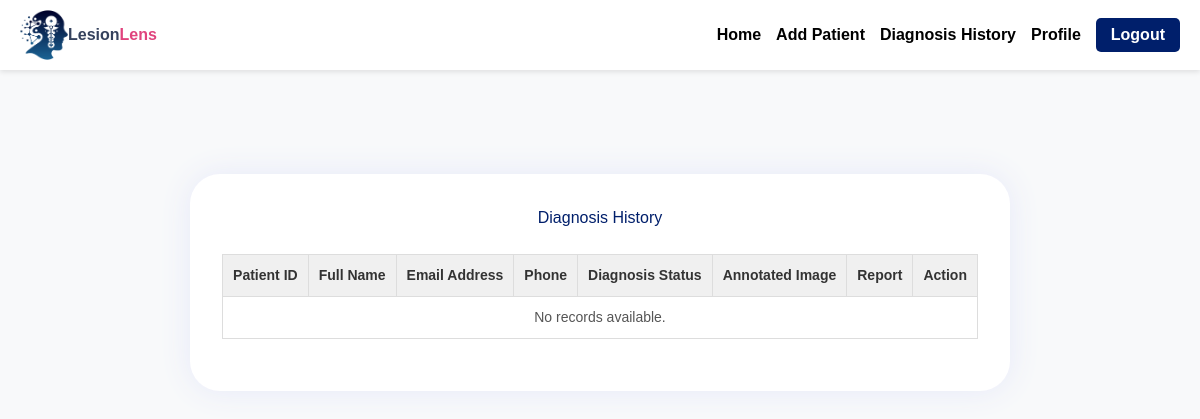
The app's page /diagnosis-history/ (signed in), older data.
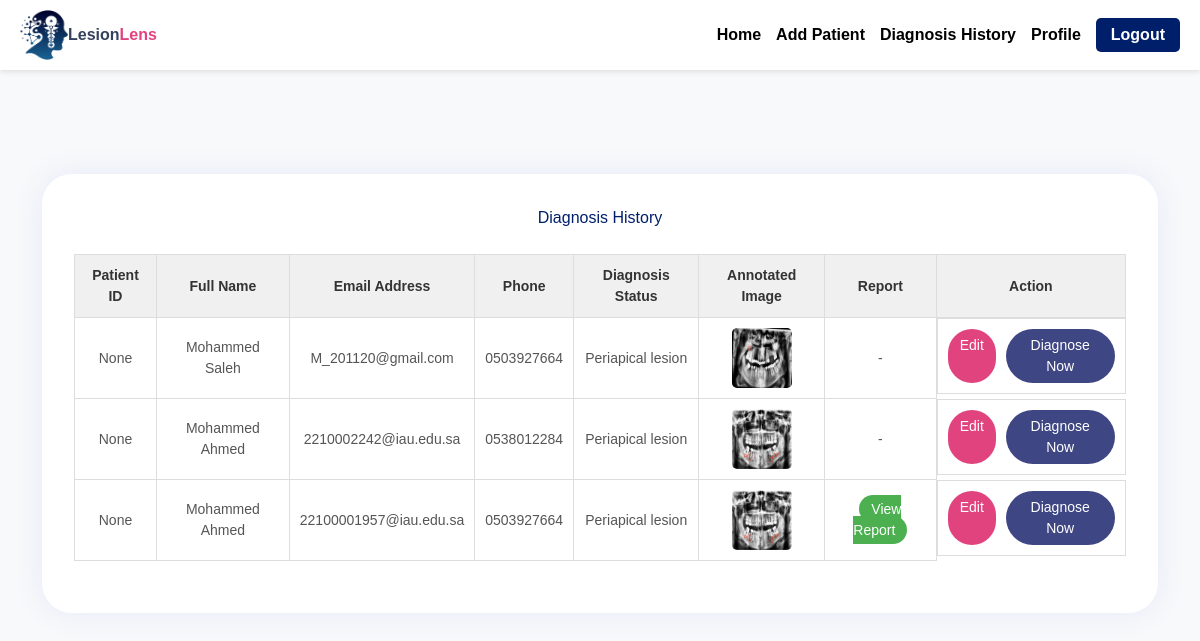
The same page, newer data.
### base/models.py (models this page shows, shortened)
class Patient(models.Model):
    patient_id = models.CharField(max_length=20, unique=True, blank=False, null=False)
    full_name = models.CharField(max_length=100)
    email = models.EmailField(unique=True)
    phone = models.CharField(max_length=20)
    gender = models.CharField(max_length=10)
    age = models.IntegerField()
    city = models.CharField(max_length=100)
    weight = models.FloatField()
    height = models.FloatField()
    description = models.TextField(blank=True)
    created_by = models.ForeignKey(CustomUser, on_delete=models.CASCADE, null=True)

class Diagnosis(models.Model):
    patient = models.ForeignKey(Patient, on_delete=models.CASCADE)
    diagnosed_by = models.ForeignKey(
        CustomUser,
        on_delete=models.SET_NULL,
        null=True,
        limit_choices_to={'role': 'specialist'}
    )
    image = models.ImageField(upload_to='diagnosis_images/')
    date = models.DateField(auto_now_add=True)
    status = models.CharField(
        max_length=20,
        choices=[('Lesion', 'Lesion'), ('Non-Lesion', 'Non-Lesion'), ('Pending', 'Pending')],
        default='Pending'
    )
    report_pdf = models.FileField(upload_to='diagnosis_reports/', null=True, blank=True)

### base/views.py (the view)
# urls.py: path('diagnosis-history/', views.diagnosis_history, name='diagnosis_history'),
@approved_specialist_required
def diagnosis_history(request):
    user = request.user
    patients = Patient.objects.filter(created_by=user).prefetch_related('diagnosis_set')
    records = []
    for patient in patients:
        latest_diagnosis = patient.diagnosis_set.order_by('-date').first()
        records.append({
            'patient': patient,
            'diagnosis': latest_diagnosis
        })
    return render(request, 'diagnosis_history.html', {'records': records})

### base/templates/diagnosis_history.html (shortened to what this page needs)
{% extends 'main.html' %}
{% load static %}
{% block content %}
<div class="screen-1">
    <span>Diagnosis History</span>
    <table>
        <thead>
            <tr>
                <th>Patient ID</th>
                <th>Full Name</th>
                <th>Email Address</th>
                <th>Phone</th>
                <th>Diagnosis Status</th>
                <th>Annotated Image</th>
                <th>Report</th>
                <th>Action</th>
            </tr>
        </thead>
        <tbody>
            {% for record in records %}
            <tr>
                <td>{{ record.patient.patient_id }}</td>
                <td>{{ record.patient.full_name }}</td>
                <td>{{ record.patient.email }}</td>
                <td>{{ record.patient.phone }}</td>
                <td>
                    {% if record.diagnosis %}
                        {{ record.diagnosis.status }}
                    {% else %}
                        Pending
                    {% endif %}
                </td>
                <td>
                    {% if record.diagnosis and record.diagnosis.image %}
                        <a href="{{ record.diagnosis.image.url }}" target="_blank">
                            <img src="{{ record.diagnosis.image.url }}" alt="Annotated"
                                 style="height: 60px; border-radius: 5px;">
                        </a>
                    {% else %}
                        -
                    {% endif %}
                </td>
                <td>
                    {% if record.diagnosis and record.diagnosis.report_pdf %}
                        <a href="{{ record.diagnosis.report_pdf.url }}" target="_blank"
                           class="diagnosis-button"
                           style="background-color: #4CAF50; color: white; padding: 6px 12px; border-radius: 30px; text-decoration: none; font-size: 14px;">
                            View Report
                        </a>
                    {% else %}
                        -
                    {% endif %}
                </td>
                <td style="display: flex; gap: 10px; justify-content: center;">
                    <a href="{% url 'edit_patient' record.patient.id %}" class="diagnosis-button"
                       style="padding: 6px 12px; border-radius: 30px; background-color: #e0437d; color: white; font-size: 14px; text-decoration: none;">
                        Edit
                    </a>
                    <a href="{% url 'home' %}?email={{ record.patient.email }}&name={{ record.patient.full_name|urlencode }}"
                       class="diagnosis-button"
                       style="padding: 6px 12px; border-radius: 30px; background-color: #3e4684; color: white; font-size: 14px; text-decoration: none;">
                        Diagnose Now
                    </a>
                </td>
            </tr>
            {% empty %}
            <tr>
                <td colspan="8">No records available.</td>
            </tr>
            {% endfor %}
        </tbody>
    </table>
</div>
{% endblock %}

### base/templates/main.html (shortened to what this page needs)
{% load static %}
<!DOCTYPE html>
<html lang="en">
<head>
    <link href="https://cdn.jsdelivr.net/npm/bootstrap@5.3.2/dist/css/bootstrap.min.css" rel="stylesheet">
     <link rel="stylesheet" href="{% static 'css/styles.css' %}">
    <link rel="stylesheet" href="https://cdnjs.cloudflare.com/ajax/libs/font-awesome/6.4.2/css/all.min.css">
</head>
<body class="bg-light">
    {% include 'navbar.html' %}
    <div class="container-fluid py-4">
        <main class="container">
            {% block content %}
            {% endblock %}
        </main>
    </div>
</body>
</html>

### base/templates/navbar.html
{% load static %}
<header>
    <div class="logo-container">
        <img src="{% static 'images/logo.png' %}" alt="Intra-Bony Lesion Logo" class="logo">
        <span style="font-weight: 700; color: #35425D;">  Lesion<span style="color: #E0437D;">Lens</span></span>
    </div>
    <nav>
        <a href="{% url 'home' %}">Home</a>
        {% if user.is_authenticated and user.role == 'specialist' and user.is_approved %}
            <a href="{% url 'add_patient' %}">Add Patient</a>
            <a href="{% url 'diagnosis_history' %}">Diagnosis History</a>
            <a href="{% url 'profile_tab' %}">Profile</a>
        {% elif user.is_authenticated and user.role == 'admin' %}
        <a href="#service">Our Work</a>
        <a href="#about">About Us</a>
            <a href="{% url 'profile_tab' %}">Profile</a>
        {% else %}
            <a href="#service">Our Work</a>
            <a href="#about">About Us</a>
        {% endif %}
        {% if user.is_authenticated %}
            <a href="{% url 'logout' %}" class="login-button">Logout</a>
        {% else %}
            <a href="{% url 'login' %}" class="login-button">Login</a>
        {% endif %}
    </nav>
</header>

### static/css/styles.css (style rules this page uses)
body { font-family: Arial, sans-serif; margin: 0; padding: 0; background-color: #f8f8f8; color: #333; min-height: 100vh; display: flex; flex-direction: column; }
header { display: flex; align-items: center; justify-content: space-between; padding: 10px 20px; background-color: #fff; box-shadow: 0 2px 5px rgba(0, 0, 0, 0.1); }
.logo-container { display: flex; align-items: center; }
.logo { height: 50px; max-width: 100%; }
nav { display: flex; align-items: center; gap: 15px; }
nav a { text-decoration: none; color: #000; font-weight: bold; font-size: 16px; }
nav .login-button { background-color: #001f6b; color: #fff; padding: 5px 15px; border-radius: 5px; }
main { display: flex; flex-direction: column; align-items: center; margin: 40px 0; }
.screen-1 { background: #ffffff; padding: 2em; display: inline-flex; flex-direction: column; align-items: center; border-radius: 30px; box-shadow: 0 0 2em #e6e9f9; gap: 1.5em; color: #001f6b; margin: 40px auto; max-width: 100%; width: auto; }
table { width: 100%; border-collapse: collapse; margin-bottom: 20px; }
table thead { background-color: #f0f0f0; }
table th, table td { padding: 10px; text-align: center; border: 1px solid #ddd; font-size: 14px; }
table th { font-weight: bold; color: #333; }
table td { color: #555; }

Row changes from the older to the newer data that the page shows:
added Patient: patient.patient_id "None", patient.full_name "Mohammed Saleh", patient.email "M_201120@gmail.com", patient.phone "0503927664", diagnosis.status "Periapical lesion", diagnosis.image (picture)
added Patient: patient.patient_id "None", patient.full_name "Mohammed Ahmed", patient.email "2210002242@iau.edu.sa", patient.phone "0538012284", diagnosis.status "Periapical lesion", diagnosis.image (picture)
added Patient: patient.patient_id "None", patient.full_name "Mohammed Ahmed", patient.email "22100001957@iau.edu.sa", patient.phone "0503927664", diagnosis.status "Periapical lesion", diagnosis.image (picture)
Text that changed along with them:
text no longer shown: "No records available."
